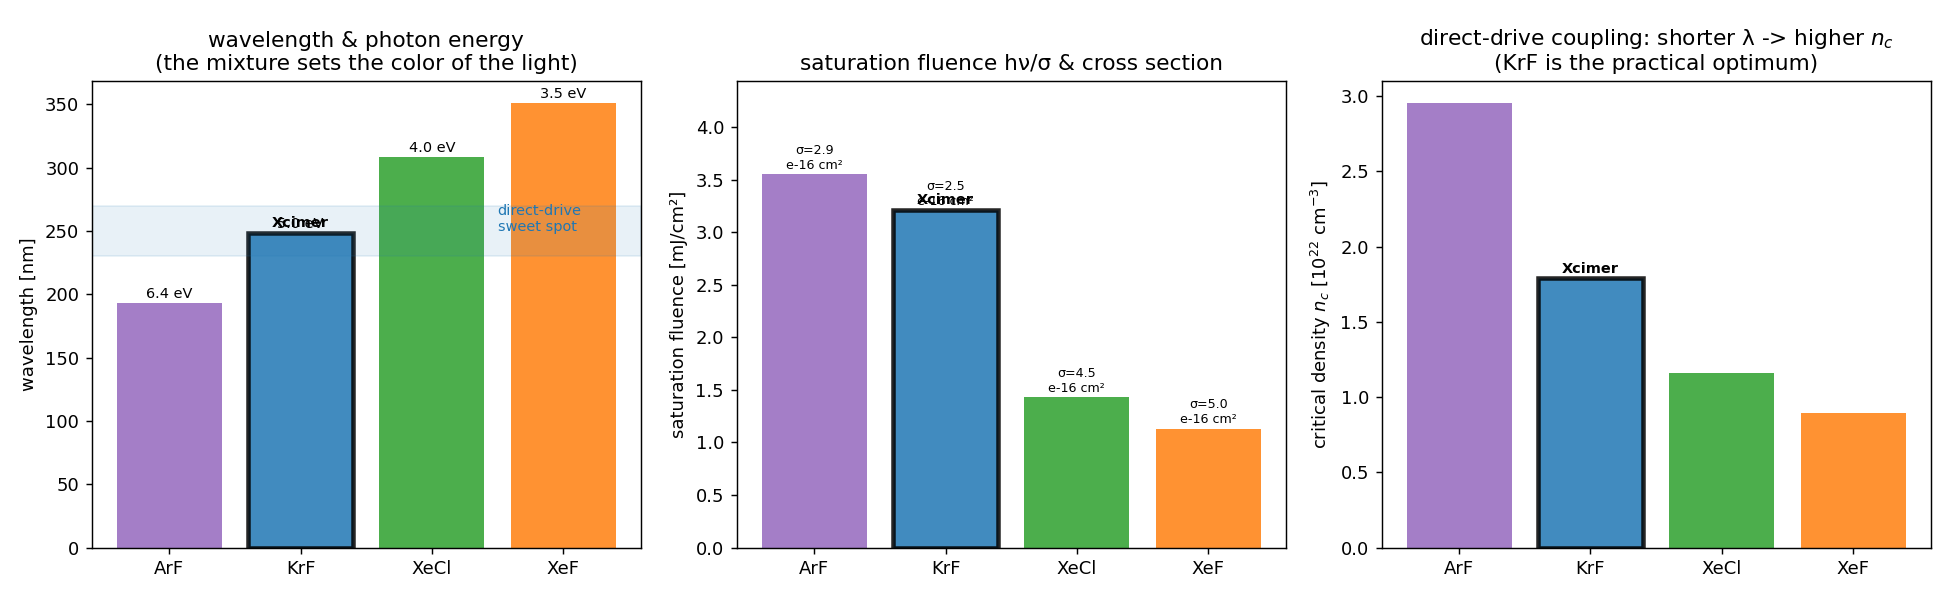

Generate this figure with Python:
"""
Comparing excimer laser gas mixtures -- why Xcimer picked KrF.

Excimer lasers all work the same way (a bound-free rare-gas-halide upper state),
but the gas mixture sets the wavelength and the kinetics. This runs the same
gain-switched rate-equation oscillator for several mixtures and compares the
things that matter for an ICF driver: wavelength, saturation fluence, upper-state
lifetime (which shapes the pulse), and extraction efficiency.

The takeaway is Xcimer's design choice: KrF at 248 nm is the sweet spot for
DIRECT-DRIVE fusion -- short enough wavelength for efficient ablator coupling and
suppressed laser-plasma instabilities, but not so short that efficiency and optics
suffer the way they do for ArF (193 nm) or F2 (157 nm).

Run:  python3 excimer_mixtures.py
Deps: numpy, scipy, matplotlib
"""

import numpy as np
from scipy.integrate import solve_ivp

C_LIGHT = 3.0e10
HC = 6.626e-34 * 3.0e8

# Excimer mixtures: wavelength [nm], stim. cross section [cm^2], upper-state
# lifetime [s]. (Representative literature values.)
MIXTURES = [
    dict(name="ArF",  lam=193.0, sigma=2.9e-16, tau=1.6e-9, color="tab:purple"),
    dict(name="KrF",  lam=248.0, sigma=2.5e-16, tau=2.0e-9, color="tab:blue"),
    dict(name="XeCl", lam=308.0, sigma=4.5e-16, tau=11.0e-9, color="tab:green"),
    dict(name="XeF",  lam=351.0, sigma=5.0e-16, tau=15.0e-9, color="tab:orange"),
]

# Common cavity + pump (so only the mixture differs)
L_CAV, L_GAIN, AREA = 100.0, 60.0, 1.0
T_OC, LOSS = 0.30, 0.04
T_RT = 2.0 * L_CAV / C_LIGHT
TAU_C = T_RT / (T_OC + LOSS)
FILL = L_GAIN / L_CAV
BETA = 1.0e-6
PUMP_PEAK, PUMP_T0, PUMP_FWHM = 6.0e24, 25e-9, 20e-9


def pump(t):
    return PUMP_PEAK * np.exp(-0.5 * ((t - PUMP_T0) / (PUMP_FWHM / 2.3548)) ** 2)


def run_excimer(sp):
    hnu = HC / (sp["lam"] * 1e-9)
    sigma, tau = sp["sigma"], sp["tau"]

    def rhs(t, y):
        N, phi = max(y[0], 0.0), max(y[1], 0.0)
        stim = C_LIGHT * sigma * N * phi
        return [pump(t) - stim - N / tau,
                FILL * stim - phi / TAU_C + FILL * BETA * N / tau]

    sol = solve_ivp(rhs, (0, 90e-9), [0, 1.0], method="LSODA",
                    rtol=1e-8, atol=1e-2, dense_output=True, max_step=2e-11)
    t = np.linspace(0, 90e-9, 3000)
    N, phi = np.maximum(sol.sol(t), 0.0)
    Vmode = AREA * L_CAV
    P_out = phi * Vmode * hnu * (T_OC / T_RT)
    P_pump = pump(t) * (AREA * L_GAIN) * hnu
    eta = np.trapz(P_out, t) / np.trapz(P_pump, t)
    sat_fluence = hnu / sigma * 1e3           # mJ/cm^2  (hnu[J]/sigma[cm^2] -> J/cm^2)
    return dict(t=t, P_out=P_out, eta=eta, hnu_eV=hnu / 1.602e-19,
                sat_fluence=sat_fluence, **sp)


def report(res):
    print("=" * 64)
    print("  EXCIMER MIXTURES  --  comparison")
    print("=" * 64)
    print(f"  {'mix':5s} {'lambda':>8s} {'photon':>8s} {'sat.flu':>9s} "
          f"{'tau_up':>7s} {'extract':>8s}")
    print(f"  {'':5s} {'[nm]':>8s} {'[eV]':>8s} {'[mJ/cm2]':>9s} {'[ns]':>7s} {'eff':>8s}")
    print("-" * 64)
    for r in res:
        print(f"  {r['name']:5s} {r['lam']:8.0f} {r['hnu_eV']:8.2f} "
              f"{r['sat_fluence']:9.2f} {r['tau']*1e9:7.1f} {100*r['eta']:7.1f}%")
    print("-" * 64)
    print("  Xcimer's choice: KrF (248 nm) -- short wavelength for direct-drive")
    print("  ablation + LPI suppression, without the efficiency/optics penalty")
    print("  of going deeper UV (ArF/F2).")
    print("=" * 64)


def make_figure(res, fname="excimer_mixtures.png"):
    import matplotlib.pyplot as plt
    fig, ax = plt.subplots(1, 3, figsize=(15, 4.6))
    names = [r["name"] for r in res]
    colors = [r["color"] for r in res]
    x = np.arange(len(res))

    def mark_krf(axis, vals):
        for i, r in enumerate(res):
            if r["name"] == "KrF":
                axis.patches[i].set_edgecolor("k"); axis.patches[i].set_linewidth(2.5)
                axis.text(i, vals[i] * 1.02, "Xcimer", ha="center", fontsize=8, weight="bold")

    # (1) wavelength (bar) + photon energy (label)
    a = ax[0]
    lams = [r["lam"] for r in res]
    a.bar(x, lams, color=colors, alpha=0.85)
    a.axhspan(230, 270, color="tab:blue", alpha=0.10)
    a.text(len(res) - 1.5, 250, "direct-drive\nsweet spot", color="tab:blue", fontsize=8)
    for i, r in enumerate(res):
        a.text(i, r["lam"] + 4, f"{r['hnu_eV']:.1f} eV", ha="center", fontsize=8)
    a.set_xticks(x); a.set_xticklabels(names); a.set_ylabel("wavelength [nm]")
    mark_krf(a, lams)
    a.set_title("wavelength & photon energy\n(the mixture sets the color of the light)")

    # (2) saturation fluence (bar) + cross section (label)
    b = ax[1]
    sats = [r["sat_fluence"] for r in res]
    b.bar(x, sats, color=colors, alpha=0.85)
    for i, r in enumerate(res):
        b.text(i, r["sat_fluence"] + 0.05, f"σ={r['sigma']*1e16:.1f}\ne-16 cm²",
               ha="center", fontsize=7)
    b.set_xticks(x); b.set_xticklabels(names); b.set_ylabel("saturation fluence [mJ/cm²]")
    b.set_ylim(0, max(sats) * 1.25)
    mark_krf(b, sats)
    b.set_title("saturation fluence hν/σ & cross section")

    # (3) direct-drive coupling metric: critical density n_c ~ 1/lambda^2
    c = ax[2]
    ncrit = [1.1e21 / (r["lam"] / 1000.0) ** 2 / 1e22 for r in res]   # 1e22 cm^-3
    c.bar(x, ncrit, color=colors, alpha=0.85)
    c.set_xticks(x); c.set_xticklabels(names)
    c.set_ylabel(r"critical density $n_c$ [$10^{22}$ cm$^{-3}$]")
    mark_krf(c, ncrit)
    c.set_title("direct-drive coupling: shorter λ -> higher $n_c$\n"
                "(KrF is the practical optimum)")

    fig.tight_layout()
    fig.savefig(fname, dpi=130)
    print(f"Saved figure -> {fname}")
    try:
        plt.show()
    except Exception:
        pass


def main():
    res = [run_excimer(sp) for sp in MIXTURES]
    report(res)
    make_figure(res)


if __name__ == "__main__":
    main()


# ----------------------------------------------------------------------------
# NOTES / things to try -------------------------------------------------------
#
# * Wavelength is the headline: ArF (193) < KrF (248) < XeCl (308) < XeF (351).
#   Shorter wavelength ablates the capsule more efficiently and suppresses
#   laser-plasma instabilities -- so for direct drive you want to go UV, but
#   193 nm (ArF) pays in efficiency and optics lifetime. KrF at 248 nm is the
#   practical optimum, which is why Xcimer (and NRL's Nike) use it.
#
# * Dynamically the mixtures are nearly identical here (same pulse shape, ~83-85%
#   extraction across all four) -- excimers are similar lasers. The choice is NOT
#   about laser performance; it is about the wavelength the plasma sees. That is
#   the honest reason KrF wins for direct drive.
#
# * Cross sections and lifetimes here are representative literature values; real
#   kinetics depend on gas mix, pressure, and pump conditions. Swap in measured
#   numbers for a specific laser to sharpen the comparison.
# ----------------------------------------------------------------------------
